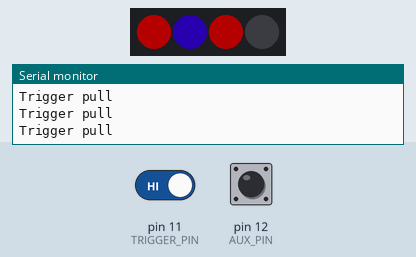
Bench run of a sketch on a simulated Arduino Uno, built with avr-gcc and run on an emulated ATmega328P. Shown: 4 RGB LEDs in strip order, left to right, the last lines printed to the serial monitor. The test bench sets the inputs (shaded band); at power-on: pin 11 (TRIGGER_PIN) HIGH, pin 12 (AUX_PIN) LOW. Dim RGB values are drawn brighter than linear.

Above: at 1.2 s.
1.3 s: pin 11 (TRIGGER_PIN) driven LOW
At 2.3 s:
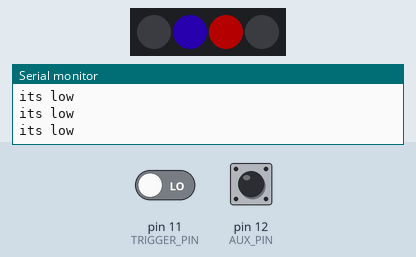
2.8 s: pin 12 (AUX_PIN) driven HIGH
4.3 s: pin 12 (AUX_PIN) pulsed LOW 5 times (0.12 s each, 0.3 s apart)
At 6.3 s:
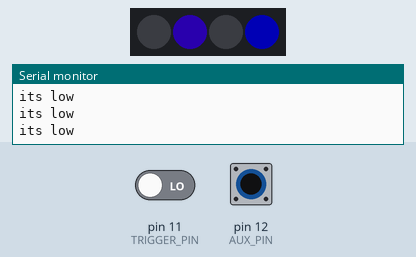
7.3 s: pin 11 (TRIGGER_PIN) driven HIGH
At 7.9 s:
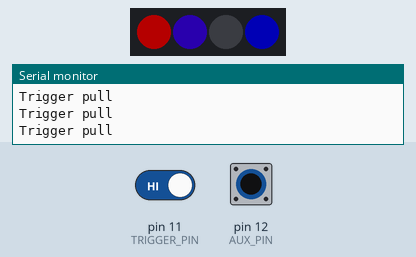
Timing chart, 0 to 9.8 s (numbered marks = the images above; inputs shaded):
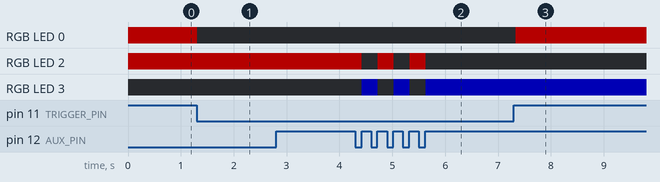

The sketch:

Testing_NeoPixels.ino
```cpp
/*What am I trying to figure out:
 * Can I run NeoPixel LEDs (individually addressable LEDs) off the A0 pin
 *
 * What are the test parameters:
 * 4 NeoPixels
 * All NeoPixels are connected in a series
 * LED0 is momentarally turned on by pin D11
 * LED1 is always on with power
 * LED2 and LED3 toggle back and forth with pin D12
 * Data pin is connected to pin A0
 *
 * Did it work:
 * Yes
 * this sets the color to use -> strip.setPixelColor(1, 50, 0, 200);
 *                                                   |  |   |  |_> Blue 0-255
 *                                                   |  |   |____> Green 0-255
 *                                                   |  |________> Red 0-255
 *                                                   |___________> LED number starting at 0 from closest to the board out
 * then using this apply the color to the LED -> strip.show();
 *
 * Notes:
 * I needed to add a 10k resister (a smaller one my work too, thats just what I had laying around) from pins D11 and D12 to Ground.
 * Otherwise there was noise on the pins causing them to act as if they were bein supplied with 5v
 */

#include <SoftwareSerial.h>
#include <Adafruit_NeoPixel.h>

#define PIXEL_PIN A0
#define TRIGGER_PIN 11
#define AUX_PIN 12
int triggerState = 0;
int scopeState = 0;
int numOfLEDs = 4; //this tells the Adafruit NeoPixel library how many LED's are connected together
int scopSelect = 0;
int lastButtonState_aux = 0;
int lastButtonState_trigger = 0;

Adafruit_NeoPixel strip = Adafruit_NeoPixel(numOfLEDs, PIXEL_PIN, NEO_GRB + NEO_KHZ800);

void setup() {
  strip.begin();
  strip.setBrightness(64);
  strip.show(); // Initialize all pixels to 'off'
  Serial.begin(9600);
  Serial.println("Start up");
  pinMode(TRIGGER_PIN,INPUT);
  digitalWrite(TRIGGER_PIN, LOW);
  pinMode(AUX_PIN,INPUT);
  digitalWrite(AUX_PIN, LOW);
  ///LED setup
  strip.setPixelColor(1, 50, 0, 200); //blue with a bit of red, I just like the color ;-)
  strip.setPixelColor(2, 255, 0, 0);  //full red
  strip.setPixelColor(3, 0, 0, 0);    // off
  strip.show();


}

void loop() {
  ////////////////////
  // Variable setup //
  ////////////////////
  triggerState = digitalRead(TRIGGER_PIN);
  scopeState = digitalRead(AUX_PIN);
  //Serial.print("state is: " + triggerState);

  /////////////////////////////////////////////////////////
  // Waits for the D11/TRIGGER_PIN to be connected to 5v //
  // When it is it will light up LED0 red                //
  /////////////////////////////////////////////////////////
  if (triggerState == LOW) {
    strip.setPixelColor(0, 0, 0, 0);
    strip.show();
    Serial.println("its low");
  }
  else {
    strip.setPixelColor(0, 255, 0, 0);
    strip.show();
    Serial.println("Trigger pull");
  }

  /////////////////////////////////////////////////////////////////////////
  // Waits for the D12/AUX_PIN to be connected to 5v                     //
  // When it is it will toggle LED2 and 3, they are seto to Blue and Red //
  /////////////////////////////////////////////////////////////////////////
  if (scopeState != lastButtonState_aux) {
    if (scopeState == HIGH) {
      Serial.println("Aux button push");
      lastButtonState_aux = scopeState;
      if (scopSelect == 0) {
        scopSelect = 1;
        strip.setPixelColor(2, 255, 0, 0);
        strip.setPixelColor(3, 0, 0, 0);
        strip.show();
      }
      else if (scopSelect == 1) {
        scopSelect = 0;
        strip.setPixelColor(2, 0, 0, 0);
        strip.setPixelColor(3, 0, 0, 255);
        strip.show();
      }
    }
    else {
      lastButtonState_aux = scopeState;
    }
  }

  ///////////////////////////////////////////
  // added delay to slow things down a bit //
  ///////////////////////////////////////////
  delay(100);
}
```

Measured:
- after the input at 1.3 s, RGB LED 0: RGB(64, 0, 0) → off at once
- after the input at 4.3 s, RGB LED 2: alternates RGB(64, 0, 0) for 0.30 s and off for 0.30 s, 5 changes in all, then stays off, starting after 0.12 s; RGB LED 3: alternates RGB(0, 0, 64) for 0.30 s and off for 0.30 s, 5 changes in all, then stays RGB(0, 0, 64), starting after 0.12 s
- after the input at 7.3 s, RGB LED 0: off → RGB(64, 0, 0) at once
